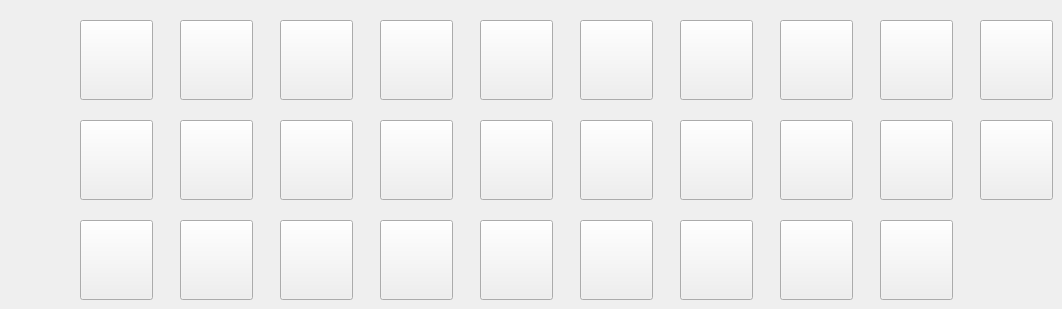
      <widget class="QWidget" name="tab">
       <property name="autoFillBackground">
        <bool>true</bool>
       </property>
       <attribute name="title">
        <string>Saber</string>
       </attribute>
       <widget class="QPushButton" name="servant_cal_002">
        <property name="geometry">
         <rect>
          <x>80</x>
          <y>20</y>
          <width>73</width>
          <height>80</height>
         </rect>
        </property>
        <property name="text">
         <string notr="true"/>
        </property>
        <property name="icon">
         <iconset resource="resource.qrc">
          <normaloff>:/resource/head/002.jpg</normaloff>:/resource/head/002.jpg</iconset>
        </property>
        <property name="iconSize">
         <size>
          <width>80</width>
          <height>80</height>
         </size>
        </property>
        <property name="autoRepeat">
         <bool>false</bool>
        </property>
       </widget>
       <widget class="QPushButton" name="servant_cal_003">
        <property name="geometry">
         <rect>
          <x>80</x>
          <y>120</y>
          <width>73</width>
          <height>80</height>
         </rect>
        </property>
        <property name="text">
         <string/>
        </property>
        <property name="icon">
         <iconset resource="resource.qrc">
          <normaloff>:/resource/head/003.jpg</normaloff>:/resource/head/003.jpg</iconset>
        </property>
        <property name="iconSize">
         <size>
          <width>80</width>
          <height>80</height>
         </size>
        </property>
        <property name="autoRepeat">
         <bool>false</bool>
        </property>
       </widget>
       <widget class="QPushButton" name="servant_cal_004">
        <property name="geometry">
         <rect>
          <x>180</x>
          <y>120</y>
          <width>73</width>
          <height>80</height>
         </rect>
        </property>
        <property name="text">
         <string/>
        </property>
        <property name="icon">
         <iconset resource="resource.qrc">
          <normaloff>:/resource/head/004.jpg</normaloff>:/resource/head/004.jpg</iconset>
        </property>
        <property name="iconSize">
         <size>
          <width>80</width>
          <height>80</height>
         </size>
        </property>
        <property name="autoRepeat">
         <bool>false</bool>
        </property>
       </widget>
       <widget class="QPushButton" name="servant_cal_005">
        <property name="geometry">
         <rect>
          <x>280</x>
          <y>120</y>
          <width>73</width>
          <height>80</height>
         </rect>
        </property>
        <property name="text">
         <string/>
        </property>
        <property name="icon">
         <iconset resource="resource.qrc">
          <normaloff>:/resource/head/005.jpg</normaloff>:/resource/head/005.jpg</iconset>
        </property>
        <property name="iconSize">
         <size>
          <width>80</width>
          <height>80</height>
         </size>
        </property>
        <property name="autoRepeat">
         <bool>false</bool>
        </property>
       </widget>
       <widget class="QPushButton" name="servant_cal_006">
        <property name="geometry">
         <rect>
          <x>380</x>
          <y>120</y>
          <width>73</width>
          <height>80</height>
         </rect>
        </property>
        <property name="text">
         <string/>
        </property>
        <property name="icon">
         <iconset resource="resource.qrc">
          <normaloff>:/resource/head/006.jpg</normaloff>:/resource/head/006.jpg</iconset>
        </property>
        <property name="iconSize">
         <size>
          <width>80</width>
          <height>80</height>
         </size>
        </property>
        <property name="autoRepeat">
         <bool>false</bool>
        </property>
       </widget>
       <widget class="QPushButton" name="servant_cal_007">
        <property name="geometry">
         <rect>
          <x>580</x>
          <y>220</y>
          <width>73</width>
          <height>80</height>
         </rect>
        </property>
        <property name="text">
         <string/>
        </property>
        <property name="icon">
         <iconset resource="resource.qrc">
          <normaloff>:/resource/head/007.jpg</normaloff>:/resource/head/007.jpg</iconset>
        </property>
        <property name="iconSize">
         <size>
          <width>80</width>
          <height>80</height>
         </size>
        </property>
        <property name="autoRepeat">
         <bool>false</bool>
        </property>
       </widget>
       <widget class="QPushButton" name="servant_cal_008">
        <property name="geometry">
         <rect>
          <x>180</x>
          <y>20</y>
          <width>73</width>
          <height>80</height>
         </rect>
        </property>
        <property name="text">
         <string/>
        </property>
        <property name="icon">
         <iconset resource="resource.qrc">
          <normaloff>:/resource/head/008.jpg</normaloff>:/resource/head/008.jpg</iconset>
        </property>
        <property name="iconSize">
         <size>
          <width>80</width>
          <height>80</height>
         </size>
        </property>
        <property name="autoRepeat">
         <bool>false</bool>
        </property>
       </widget>
       <widget class="QPushButton" name="servant_cal_009">
        <property name="geometry">
         <rect>
          <x>680</x>
          <y>220</y>
          <width>73</width>
          <height>80</height>
         </rect>
        </property>
        <property name="text">
         <string/>
        </property>
        <property name="icon">
         <iconset resource="resource.qrc">
          <normaloff>:/resource/head/009.jpg</normaloff>:/resource/head/009.jpg</iconset>
        </property>
        <property name="iconSize">
         <size>
          <width>80</width>
          <height>80</height>
         </size>
        </property>
        <property name="autoRepeat">
         <bool>false</bool>
        </property>
       </widget>
       <widget class="QPushButton" name="servant_cal_010">
        <property name="geometry">
         <rect>
          <x>480</x>
          <y>120</y>
          <width>73</width>
          <height>80</height>
         </rect>
        </property>
        <property name="text">
         <string/>
        </property>
        <property name="icon">
         <iconset resource="resource.qrc">
          <normaloff>:/resource/head/010.jpg</normaloff>:/resource/head/010.jpg</iconset>
        </property>
        <property name="iconSize">
         <size>
          <width>80</width>
          <height>80</height>
         </size>
        </property>
        <property name="autoRepeat">
         <bool>false</bool>
        </property>
       </widget>
       <widget class="QPushButton" name="servant_cal_068">
        <property name="geometry">
         <rect>
          <x>280</x>
          <y>20</y>
          <width>73</width>
          <height>80</height>
         </rect>
        </property>
        <property name="text">
         <string/>
        </property>
        <property name="icon">
         <iconset resource="resource.qrc">
          <normaloff>:/resource/head/068.jpg</normaloff>:/resource/head/068.jpg</iconset>
        </property>
        <property name="iconSize">
         <size>
          <width>80</width>
          <height>80</height>
         </size>
        </property>
        <property name="autoRepeat">
         <bool>false</bool>
        </property>
       </widget>
       <widget class="QPushButton" name="servant_cal_072">
        <property name="geometry">
         <rect>
          <x>780</x>
          <y>220</y>
          <width>73</width>
          <height>80</height>
         </rect>
        </property>
        <property name="text">
         <string/>
        </property>
        <property name="icon">
         <iconset resource="resource.qrc">
          <normaloff>:/resource/head/072.jpg</normaloff>:/resource/head/072.jpg</iconset>
        </property>
        <property name="iconSize">
         <size>
          <width>80</width>
          <height>80</height>
         </size>
        </property>
        <property name="autoRepeat">
         <bool>false</bool>
        </property>
       </widget>
       <widget class="QPushButton" name="servant_cal_076">
        <property name="geometry">
         <rect>
          <x>380</x>
          <y>20</y>
          <width>73</width>
          <height>80</height>
         </rect>
        </property>
        <property name="text">
         <string/>
        </property>
        <property name="icon">
         <iconset resource="resource.qrc">
          <normaloff>:/resource/head/076.jpg</normaloff>:/resource/head/076.jpg</iconset>
        </property>
        <property name="iconSize">
         <size>
          <width>80</width>
          <height>80</height>
         </size>
        </property>
        <property name="autoRepeat">
         <bool>false</bool>
        </property>
       </widget>
       <widget class="QPushButton" name="servant_cal_090">
        <property name="geometry">
         <rect>
          <x>480</x>
          <y>20</y>
          <width>73</width>
          <height>80</height>
         </rect>
        </property>
        <property name="text">
         <string/>
        </property>
        <property name="icon">
         <iconset resource="resource.qrc">
          <normaloff>:/resource/head/090.jpg</normaloff>:/resource/head/090.jpg</iconset>
        </property>
        <property name="iconSize">
         <size>
          <width>80</width>
          <height>80</height>
         </size>
        </property>
        <property name="autoRepeat">
         <bool>false</bool>
        </property>
       </widget>
       <widget class="QPushButton" name="servant_cal_091">
        <property name="geometry">
         <rect>
          <x>580</x>
          <y>20</y>
          <width>73</width>
          <height>80</height>
         </rect>
        </property>
        <property name="text">
         <string/>
        </property>
        <property name="icon">
         <iconset resource="resource.qrc">
          <normaloff>:/resource/head/091.jpg</normaloff>:/resource/head/091.jpg</iconset>
        </property>
        <property name="iconSize">
         <size>
          <width>80</width>
          <height>80</height>
         </size>
        </property>
        <property name="autoRepeat">
         <bool>false</bool>
        </property>
       </widget>
       <widget class="QPushButton" name="servant_cal_101">
        <property name="geometry">
         <rect>
          <x>580</x>
          <y>120</y>
          <width>73</width>
          <height>80</height>
         </rect>
        </property>
        <property name="text">
         <string/>
        </property>
        <property name="icon">
         <iconset resource="resource.qrc">
          <normaloff>:/resource/head/101.jpg</normaloff>:/resource/head/101.jpg</iconset>
        </property>
        <property name="iconSize">
         <size>
          <width>80</width>
          <height>80</height>
         </size>
        </property>
        <property name="autoRepeat">
         <bool>false</bool>
        </property>
       </widget>
       <widget class="QPushButton" name="servant_cal_121">
        <property name="geometry">
         <rect>
          <x>680</x>
          <y>120</y>
          <width>73</width>
          <height>80</height>
         </rect>
        </property>
        <property name="text">
         <string/>
        </property>
        <property name="icon">
         <iconset resource="resource.qrc">
          <normaloff>:/resource/head/121.jpg</normaloff>:/resource/head/121.jpg</iconset>
        </property>
        <property name="iconSize">
         <size>
          <width>80</width>
          <height>80</height>
         </size>
        </property>
        <property name="autoRepeat">
         <bool>false</bool>
        </property>
       </widget>
       <widget class="QPushButton" name="servant_cal_123">
        <property name="geometry">
         <rect>
          <x>780</x>
          <y>120</y>
          <width>73</width>
          <height>80</height>
         </rect>
        </property>
        <property name="text">
         <string/>
        </property>
        <property name="icon">
         <iconset resource="resource.qrc">
          <normaloff>:/resource/head/123.jpg</normaloff>:/resource/head/123.jpg</iconset>
        </property>
        <property name="iconSize">
         <size>
          <width>80</width>
          <height>80</height>
         </size>
        </property>
        <property name="autoRepeat">
         <bool>false</bool>
        </property>
       </widget>
       <widget class="QPushButton" name="servant_cal_126">
        <property name="geometry">
         <rect>
          <x>880</x>
          <y>220</y>
          <width>73</width>
          <height>80</height>
         </rect>
        </property>
        <property name="text">
         <string/>
        </property>
        <property name="icon">
         <iconset resource="resource.qrc">
          <normaloff>:/resource/head/126.jpg</normaloff>:/resource/head/126.jpg</iconset>
        </property>
        <property name="iconSize">
         <size>
          <width>80</width>
          <height>80</height>
         </size>
        </property>
        <property name="autoRepeat">
         <bool>false</bool>
        </property>
       </widget>
       <widget class="QPushButton" name="servant_cal_138">
        <property name="geometry">
         <rect>
          <x>880</x>
          <y>120</y>
          <width>73</width>
          <height>80</height>
         </rect>
        </property>
        <property name="text">
         <string/>
        </property>
        <property name="icon">
         <iconset resource="resource.qrc">
          <normaloff>:/resource/head/138.jpg</normaloff>:/resource/head/138.jpg</iconset>
        </property>
        <property name="iconSize">
         <size>
          <width>80</width>
          <height>80</height>
         </size>
        </property>
        <property name="autoRepeat">
         <bool>false</bool>
        </property>
       </widget>
       <widget class="QPushButton" name="servant_cal_153">
        <property name="geometry">
         <rect>
          <x>680</x>
          <y>20</y>
          <width>73</width>
          <height>80</height>
         </rect>
        </property>
        <property name="text">
         <string/>
        </property>
        <property name="icon">
         <iconset resource="resource.qrc">
          <normaloff>:/resource/head/153.jpg</normaloff>:/resource/head/153.jpg</iconset>
        </property>
        <property name="iconSize">
         <size>
          <width>80</width>
          <height>80</height>
         </size>
        </property>
        <property name="autoRepeat">
         <bool>false</bool>
        </property>
       </widget>
       <widget class="QPushButton" name="servant_cal_160">
        <property name="geometry">
         <rect>
          <x>780</x>
          <y>20</y>
          <width>73</width>
          <height>80</height>
         </rect>
        </property>
        <property name="text">
         <string/>
        </property>
        <property name="icon">
         <iconset resource="resource.qrc">
          <normaloff>:/resource/head/160.jpg</normaloff>:/resource/head/160.jpg</iconset>
        </property>
        <property name="iconSize">
         <size>
          <width>80</width>
          <height>80</height>
         </size>
        </property>
        <property name="autoRepeat">
         <bool>false</bool>
        </property>
       </widget>
       <widget class="QPushButton" name="servant_cal_165">
        <property name="geometry">
         <rect>
          <x>980</x>
          <y>120</y>
          <width>73</width>
          <height>80</height>
         </rect>
        </property>
        <property name="text">
         <string/>
        </property>
        <property name="icon">
         <iconset resource="resource.qrc">
          <normaloff>:/resource/head/165.jpg</normaloff>:/resource/head/165.jpg</iconset>
        </property>
        <property name="iconSize">
         <size>
          <width>80</width>
          <height>80</height>
         </size>
        </property>
        <property name="autoRepeat">
         <bool>false</bool>
        </property>
       </widget>
       <widget class="QPushButton" name="servant_cal_176">
        <property name="geometry">
         <rect>
          <x>80</x>
          <y>220</y>
          <width>73</width>
          <height>80</height>
         </rect>
        </property>
        <property name="text">
         <string/>
        </property>
        <property name="icon">
         <iconset resource="resource.qrc">
          <normaloff>:/resource/head/176.jpg</normaloff>:/resource/head/176.jpg</iconset>
        </property>
        <property name="iconSize">
         <size>
          <width>80</width>
          <height>80</height>
         </size>
        </property>
        <property name="autoRepeat">
         <bool>false</bool>
        </property>
       </widget>
       <widget class="QPushButton" name="servant_cal_187">
        <property name="geometry">
         <rect>
          <x>180</x>
          <y>220</y>
          <width>73</width>
          <height>80</height>
         </rect>
        </property>
        <property name="text">
         <string/>
        </property>
        <property name="icon">
         <iconset resource="resource.qrc">
          <normaloff>:/resource/head/187.jpg</normaloff>:/resource/head/187.jpg</iconset>
        </property>
        <property name="iconSize">
         <size>
          <width>80</width>
          <height>80</height>
         </size>
        </property>
        <property name="autoRepeat">
         <bool>false</bool>
        </property>
       </widget>
       <widget class="QPushButton" name="servant_cal_213">
        <property name="geometry">
         <rect>
          <x>880</x>
          <y>20</y>
          <width>73</width>
          <height>80</height>
         </rect>
        </property>
        <property name="text">
         <string/>
        </property>
        <property name="icon">
         <iconset resource="resource.qrc">
          <normaloff>:/resource/head/213.jpg</normaloff>:/resource/head/213.jpg</iconset>
        </property>
        <property name="iconSize">
         <size>
          <width>80</width>
          <height>80</height>
         </size>
        </property>
        <property name="autoRepeat">
         <bool>false</bool>
        </property>
       </widget>
       <widget class="QPushButton" name="servant_cal_221">
        <property name="geometry">
         <rect>
          <x>280</x>
          <y>220</y>
          <width>73</width>
          <height>80</height>
         </rect>
        </property>
        <property name="text">
         <string/>
        </property>
        <property name="icon">
         <iconset resource="resource.qrc">
          <normaloff>:/resource/head/221.jpg</normaloff>:/resource/head/221.jpg</iconset>
        </property>
        <property name="iconSize">
         <size>
          <width>80</width>
          <height>80</height>
         </size>
        </property>
        <property name="autoRepeat">
         <bool>false</bool>
        </property>
       </widget>
       <widget class="QPushButton" name="servant_cal_223">
        <property name="geometry">
         <rect>
          <x>380</x>
          <y>220</y>
          <width>73</width>
          <height>80</height>
         </rect>
        </property>
        <property name="text">
         <string/>
        </property>
        <property name="icon">
         <iconset resource="resource.qrc">
          <normaloff>:/resource/head/223.jpg</normaloff>:/resource/head/223.jpg</iconset>
        </property>
        <property name="iconSize">
         <size>
          <width>80</width>
          <height>80</height>
         </size>
        </property>
        <property name="autoRepeat">
         <bool>false</bool>
        </property>
       </widget>
       <widget class="QPushButton" name="servant_cal_227">
        <property name="geometry">
         <rect>
          <x>480</x>
          <y>220</y>
          <width>73</width>
          <height>80</height>
         </rect>
        </property>
        <property name="text">
         <string/>
        </property>
        <property name="icon">
         <iconset resource="resource.qrc">
          <normaloff>:/resource/head/227.jpg</normaloff>:/resource/head/227.jpg</iconset>
        </property>
        <property name="iconSize">
         <size>
          <width>80</width>
          <height>80</height>
         </size>
        </property>
        <property name="autoRepeat">
         <bool>false</bool>
        </property>
       </widget>
       <widget class="QPushButton" name="servant_cal_234">
        <property name="geometry">
         <rect>
          <x>980</x>
          <y>20</y>
          <width>73</width>
          <height>80</height>
         </rect>
        </property>
        <property name="text">
         <string/>
        </property>
        <property name="icon">
         <iconset resource="resource.qrc">
          <normaloff>:/resource/head/234.jpg</normaloff>:/resource/head/234.jpg</iconset>
        </property>
        <property name="iconSize">
         <size>
          <width>80</width>
          <height>80</height>
         </size>
        </property>
        <property name="autoRepeat">
         <bool>false</bool>
        </property>
       </widget>
      </widget>
